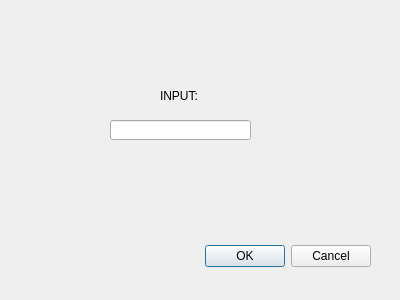
<?xml version="1.0" encoding="UTF-8"?>
<ui version="4.0">
 <class>ModeDialog</class>
 <widget class="QDialog" name="ModeDialog">
  <property name="geometry">
   <rect>
    <x>0</x>
    <y>0</y>
    <width>400</width>
    <height>300</height>
   </rect>
  </property>
  <property name="windowTitle">
   <string>Dialog</string>
  </property>
  <widget class="QDialogButtonBox" name="buttonBox">
   <property name="geometry">
    <rect>
     <x>30</x>
     <y>240</y>
     <width>341</width>
     <height>32</height>
    </rect>
   </property>
   <property name="orientation">
    <enum>Qt::Horizontal</enum>
   </property>
   <property name="standardButtons">
    <set>QDialogButtonBox::Cancel|QDialogButtonBox::Ok</set>
   </property>
  </widget>
  <widget class="QLabel" name="label">
   <property name="geometry">
    <rect>
     <x>160</x>
     <y>90</y>
     <width>54</width>
     <height>12</height>
    </rect>
   </property>
   <property name="text">
    <string>INPUT:</string>
   </property>
  </widget>
  <widget class="QLineEdit" name="lineEdit">
   <property name="geometry">
    <rect>
     <x>110</x>
     <y>120</y>
     <width>141</width>
     <height>20</height>
    </rect>
   </property>
  </widget>
 </widget>
 <resources/>
 <connections>
  <connection>
   <sender>buttonBox</sender>
   <signal>accepted()</signal>
   <receiver>ModeDialog</receiver>
   <slot>accept()</slot>
   <hints>
    <hint type="sourcelabel">
     <x>248</x>
     <y>254</y>
    </hint>
    <hint type="destinationlabel">
     <x>157</x>
     <y>274</y>
    </hint>
   </hints>
  </connection>
  <connection>
   <sender>buttonBox</sender>
   <signal>rejected()</signal>
   <receiver>ModeDialog</receiver>
   <slot>reject()</slot>
   <hints>
    <hint type="sourcelabel">
     <x>316</x>
     <y>260</y>
    </hint>
    <hint type="destinationlabel">
     <x>286</x>
     <y>274</y>
    </hint>
   </hints>
  </connection>
 </connections>
</ui>
